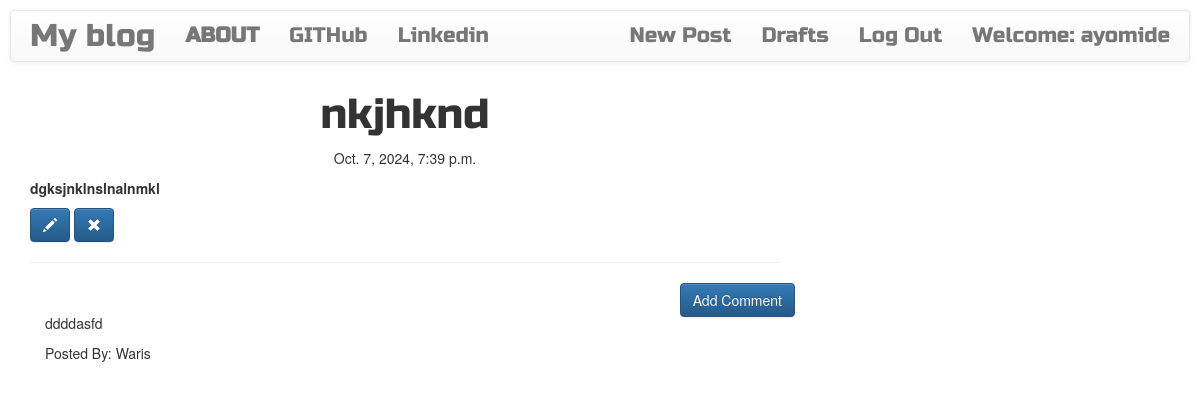
Page /post/10 (signed in) on the committed database.
### blog/models.py (models this page shows, shortened)
class Post(models.Model):
    author = models.ForeignKey('auth.User',on_delete=models.CASCADE)
    title = models.CharField(max_length=200)
    text = models.TextField()
    created_date = models.DateTimeField(default=timezone.now)
    published_date = models.DateTimeField(blank=True,null=True)

class Comment(models.Model):
        post = models.ForeignKey('blog.Post',related_name='comments',on_delete=models.CASCADE)
        author = models.CharField(max_length=200)
        text = models.TextField()
        created_date = models.DateTimeField(default=timezone.now())
        approved_comment = models.BooleanField(default=False)

### blog/views.py (the view)
# urls.py: path('post/<int:pk>', views.PostDetailView.as_view(),name = 'post_detail'),
class PostDetailView(DetailView):
    model = Post

### blog/templates/blog/post_detail.html (shortened to what this page needs)
{% extends 'blog/base.html' %}
{% block content %}
<h1 class="posttitle loader">{{ post.title }}</h1>
{% if post.published_date %}
  <div class="date postdate">
    {{ post.published_date }}
  </div>
{% else %}
  <a class="btn btn-default" href="{% url 'post_publish' pk=post.pk %}">Publish</a>
{% endif %}
<p class='postcontent'>{{ post.text|safe|linebreaksbr}}</p>
{% if user.is_authenticated %}
<a class="btn btn-primary" href="{% url 'post_edit' pk=post.pk %}"><span class="glyphicon glyphicon-pencil"></span></a>
<a class="btn btn-primary" href="{% url 'post_remove' pk=post.pk %}"><span class="glyphicon glyphicon-remove"></span></a>
{% endif %}
<hr>
<a class="btn btn-primary btn-comment" href="{% url 'add_comment_to_post' pk=post.pk %}">Add Comment</a>
<div class="container">
   {% for comment in post.comments.all %}
   <br>
     {% if user.is_authenticated or comment.approved_comment %}
       <p>{{comment.text|safe|linebreaks}}</p>
       <p>Posted By: {{comment.author}}</p>
     {% endif %}
   {% empty %}
     <p><b><em>No Comments!</em></b></p>
   {% endfor %}
</div>
{% endblock %}

### blog/templates/blog/base.html (shortened to what this page needs)
<!DOCTYPE html>
{% load static %}
<html lang="en" dir="ltr">
  <head>
    <link rel="stylesheet" href="https://cdn.jsdelivr.net/npm/bootstrap@3.4.1/dist/css/bootstrap.min.css">
    <link rel="stylesheet" href="https://cdn.jsdelivr.net/npm/bootstrap@3.4.1/dist/css/bootstrap-theme.min.css">
    <link rel="stylesheet" href="//cdn.jsdelivr.net/npm/medium-editor@latest/dist/css/medium-editor.min.css" type="text/css" media="screen" charset="utf-8">
    <link rel="stylesheet" href="{% static 'css/blog.css' %}">
  </head>
  <body class="loader">
    <nav class="navbar navbar-default techfont custom-navbar">
      <div class="container">
        <ul class="nav navbar-nav">
          <li><a class="navbar-brand bigbrand" href="{% url 'post_list' %}">My blog</a></li>
          <li><a href="{% url 'about' %}"><strong>ABOUT</strong></a></li>
          <li><a href="https://www.github.com">GITHub</a></li>
          <li><a href="https://www.linkedin.com">Linkedin</a></li>
        </ul>
        <ul class="nav navbar-nav navbar-right">
          {% if user.is_authenticated %}
          <li><a href="{% url 'post_new' %}">New Post</a></li>
          <li><a href="{% url 'post_draft_list' %}">Drafts</a></li>
          <li><a href="{% url 'logout' %}">Log Out</a></li>
          <li><a>Welcome: {{ user.username }}</a></li>
          {% else %}
          <li><a class="nav navbar-right" href="{% url 'login' %}"><span class="glyphicon glyphicon-user"></span></a></li>
          {% endif %}
        </ul>
      </div>
    </nav>
    <div class="content container">
      <div class="row">
        <div class="col-md-8">
          <div class="blog_posts">
            {% block content %}
            {% endblock %}
          </div>
        </div>
      </div>
    </div>
  </body>
</html>

### static/css/blog.css (style rules this page uses)
.techfont { font-family: 'Russo One', sans-serif; font-size: 1.5em; margin: 10px; }
.bigbrand { font-size: 1.5em; }
.postdate { text-align: center; }
.posttitle { font-family: 'Russo One', sans-serif; font-size:3em; text-align: center; }
.postcontent { font-family: 'Montserrat'; font-size: 1.5em }
.btn-comment { position: absolute; right: 0px; }
.loader { filter:hue-rotate(0deg); color:linear-gradient(45deg,#0f8,#08f); animation:hue 10000ms infinite linear; }

### rows in the picture
Post: title "nkjhknd", published_date "Oct. 7, 2024, 7:39 p.m.", text "dgksjnklnslnalnmkl"
Comment: text "ddddasfd", author "Waris"

### other values in the picture
{{ user.username }} "ayomide"
